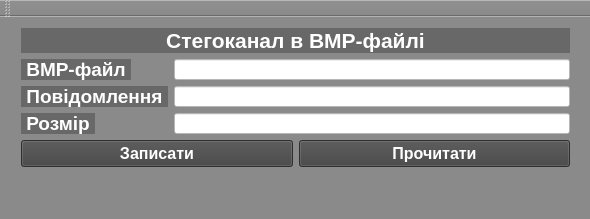
<?xml version="1.0" encoding="UTF-8"?>
<ui version="4.0">
 <class>MainWindow</class>
 <widget class="QMainWindow" name="MainWindow">
  <property name="geometry">
   <rect>
    <x>0</x>
    <y>0</y>
    <width>590</width>
    <height>219</height>
   </rect>
  </property>
  <property name="windowTitle">
   <string>MainWindow</string>
  </property>
  <property name="styleSheet">
   <string notr="true">background-color: rgb(138, 138, 138);</string>
  </property>
  <widget class="QWidget" name="centralWidget">
   <widget class="QWidget" name="verticalLayoutWidget">
    <property name="geometry">
     <rect>
      <x>10</x>
      <y>0</y>
      <width>571</width>
      <height>161</height>
     </rect>
    </property>
    <layout class="QVBoxLayout" name="verticalLayout">
     <item>
      <widget class="QLabel" name="label">
       <property name="font">
        <font>
         <family>Arial</family>
         <pointsize>16</pointsize>
         <weight>75</weight>
         <bold>true</bold>
        </font>
       </property>
       <property name="styleSheet">
        <string notr="true">background-color: rgb(104, 104, 104);
color: rgb(255, 255, 255);</string>
       </property>
       <property name="text">
        <string>Стегоканал в BMP-файлі</string>
       </property>
       <property name="alignment">
        <set>Qt::AlignCenter</set>
       </property>
      </widget>
     </item>
     <item>
      <layout class="QFormLayout" name="formLayout">
       <item row="0" column="0">
        <widget class="QLabel" name="label_2">
         <property name="font">
          <font>
           <family>Arial</family>
           <pointsize>14</pointsize>
           <weight>75</weight>
           <bold>true</bold>
          </font>
         </property>
         <property name="styleSheet">
          <string notr="true">background-color: rgb(104, 104, 104);
color: rgb(255, 255, 255);</string>
         </property>
         <property name="text">
          <string> BMP-файл </string>
         </property>
         <property name="alignment">
          <set>Qt::AlignCenter</set>
         </property>
        </widget>
       </item>
       <item row="0" column="1">
        <widget class="QLineEdit" name="lineEditBMP">
         <property name="font">
          <font>
           <family>Arial</family>
           <pointsize>12</pointsize>
          </font>
         </property>
         <property name="styleSheet">
          <string notr="true">color: rgb(0, 0, 0);
background-color: rgb(255, 255, 255);</string>
         </property>
        </widget>
       </item>
       <item row="1" column="0">
        <widget class="QLabel" name="label_3">
         <property name="font">
          <font>
           <family>Arial</family>
           <pointsize>14</pointsize>
           <weight>75</weight>
           <bold>true</bold>
          </font>
         </property>
         <property name="styleSheet">
          <string notr="true">background-color: rgb(104, 104, 104);
color: rgb(255, 255, 255);</string>
         </property>
         <property name="text">
          <string> Повідомлення </string>
         </property>
         <property name="alignment">
          <set>Qt::AlignCenter</set>
         </property>
        </widget>
       </item>
       <item row="1" column="1">
        <widget class="QLineEdit" name="lineEditMess">
         <property name="font">
          <font>
           <family>Arial</family>
           <pointsize>12</pointsize>
          </font>
         </property>
         <property name="styleSheet">
          <string notr="true">color: rgb(0, 0, 0);
background-color: rgb(255, 255, 255);</string>
         </property>
        </widget>
       </item>
       <item row="2" column="0">
        <widget class="QLabel" name="label_4">
         <property name="font">
          <font>
           <family>Arial</family>
           <pointsize>14</pointsize>
           <weight>75</weight>
           <bold>true</bold>
          </font>
         </property>
         <property name="styleSheet">
          <string notr="true">background-color: rgb(104, 104, 104);
color: rgb(255, 255, 255);</string>
         </property>
         <property name="text">
          <string> Розмір </string>
         </property>
         <property name="alignment">
          <set>Qt::AlignCenter</set>
         </property>
        </widget>
       </item>
       <item row="2" column="1">
        <widget class="QLineEdit" name="lineEditSize">
         <property name="font">
          <font>
           <family>Arial</family>
           <pointsize>12</pointsize>
          </font>
         </property>
         <property name="styleSheet">
          <string notr="true">color: rgb(0, 0, 0);
background-color: rgb(255, 255, 255);</string>
         </property>
        </widget>
       </item>
      </layout>
     </item>
     <item>
      <layout class="QHBoxLayout" name="horizontalLayout">
       <item>
        <widget class="QPushButton" name="pushButtonWrite">
         <property name="font">
          <font>
           <family>Arial</family>
           <pointsize>12</pointsize>
           <weight>75</weight>
           <bold>true</bold>
          </font>
         </property>
         <property name="styleSheet">
          <string notr="true">QPushButton{
background-color: rgb(66, 66, 66);
color: rgb(255, 255, 255);
}
QPushButton:hover{
background-color: rgb(255, 255, 255);
color: rgb(0, 0, 0);
}
</string>
         </property>
         <property name="text">
          <string>Записати</string>
         </property>
        </widget>
       </item>
       <item>
        <widget class="QPushButton" name="pushButtonRead">
         <property name="font">
          <font>
           <family>Arial</family>
           <pointsize>12</pointsize>
           <weight>75</weight>
           <bold>true</bold>
          </font>
         </property>
         <property name="styleSheet">
          <string notr="true">QPushButton{
background-color: rgb(66, 66, 66);
color: rgb(255, 255, 255);
}
QPushButton:hover{
background-color: rgb(255, 255, 255);
color: rgb(0, 0, 0);
}
</string>
         </property>
         <property name="text">
          <string>Прочитати</string>
         </property>
        </widget>
       </item>
      </layout>
     </item>
    </layout>
   </widget>
  </widget>
  <widget class="QMenuBar" name="menuBar">
   <property name="geometry">
    <rect>
     <x>0</x>
     <y>0</y>
     <width>590</width>
     <height>20</height>
    </rect>
   </property>
  </widget>
  <widget class="QToolBar" name="mainToolBar">
   <attribute name="toolBarArea">
    <enum>TopToolBarArea</enum>
   </attribute>
   <attribute name="toolBarBreak">
    <bool>false</bool>
   </attribute>
  </widget>
  <widget class="QStatusBar" name="statusBar"/>
 </widget>
 <layoutdefault spacing="6" margin="11"/>
 <resources/>
 <connections/>
</ui>
